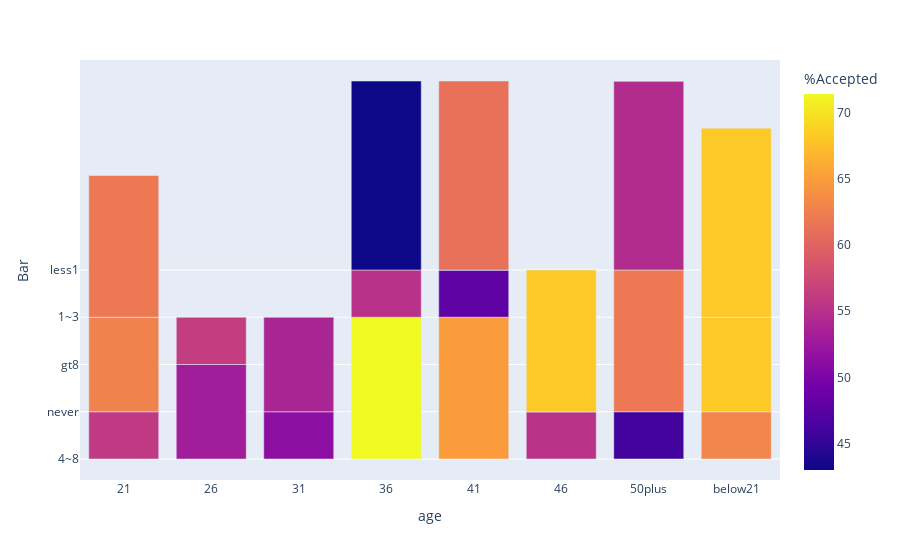

The notebook cell saved with this chart:
### Markdown cell above
4. Compare the acceptance rate between drivers who go to a bar more than once a month and are over the age of 25 to the all others.  Is there a difference?

### Code cell
def bivariate_analysis(col1,col2,c1,c2,no_row):
    a = list(data[col1].unique())
    b = list(data[col2].unique())
    df = pd.DataFrame([(i, j) for i in a for j in b], columns=[col1,col2])
    Total_Count=[]; Accepted=[]; Rejected=[]
    for i in range(df.shape[0]):
        Total_Count.append((data[(c1==df[col1][i]) & (c2==df[col2][i])]).shape[0])
        Accepted.append((data[(c1==df[col1][i]) & (c2==df[col2][i]) & (data.Y==1)]).shape[0])
        Rejected.append((data[(c1==df[col1][i]) & (c2==df[col2][i]) & (data.Y==0)]).shape[0])
    df['Total_Count'] = Total_Count
    df['Accepted'] = Accepted
    df['Rejected'] = Rejected
    df['%Accepted'] = round(df['Accepted']/df['Total_Count']*100,3)
    df['%Rejected'] = round(df['Rejected']/df['Total_Count']*100,3)
    df = df.dropna()
    df = df.sort_values(by='%Accepted', ascending=False)
    d = pd.concat([df.head(no_row), df.tail(no_row)], axis=0)
    return d

df = bivariate_analysis('Bar','age',data.Bar,data.age,13)
df.sort_values('age',inplace=True)
px.bar(df,y="Bar", x="age", color='%Accepted')
#df

### Figure 1 — Plotly figure (JSON) as saved in the notebook; plotly's stock layout.template omitted (floating-point values rounded to 4 significant figures)
{"data": [{"alignmentgroup": "True", "hovertemplate": "age=%{x}<br>Bar=%{y}<br>%Accepted=%{marker.color}<extra></extra>", "legendgroup": "", "marker": {"color": [63.64, 55.95, 62.73, 61.82, 69.71, 53.08, 56.29, 51.27, 53.85, 71.43, 55.14, 43, 64.85, 47.98, 61.36, 61.18, 55.25, 54.55, 68.18, 45.92, 61.89, 54.57, 52.81, 62.98, 68.18, 68.18], "coloraxis": "coloraxis", "pattern": {"shape": ""}}, "name": "", "offsetgroup": "", "orientation": "v", "showlegend": false, "textposition": "auto", "type": "bar", "x": ["21", "21", "21", "21", "26", "26", "26", "31", "31", "36", "36", "36", "41", "41", "41", "41", "46", "46", "46", "50plus", "50plus", "50plus", "50plus", "below21", "below21", "below21"], "xaxis": "x", "y": ["4~8", "never", "gt8", "1~3", "4~8", "gt8", "never", "never", "gt8", "1~3", "never", "less1", "1~3", "never", "4~8", "less1", "never", "4~8", "1~3", "never", "1~3", "less1", "4~8", "never", "gt8", "less1"], "yaxis": "y"}], "layout": {"barmode": "relative", "coloraxis": {"colorbar": {"title": {"text": "%Accepted"}}, "colorscale": [[0, "#0d0887"], [0.1111, "#46039f"], [0.2222, "#7201a8"], [0.3333, "#9c179e"], [0.4444, "#bd3786"], [0.5556, "#d8576b"], [0.6667, "#ed7953"], [0.7778, "#fb9f3a"], [0.8889, "#fdca26"], [1, "#f0f921"]]}, "legend": {"tracegroupgap": 0}, "margin": {"t": 60}, "xaxis": {"anchor": "y", "domain": [0, 1], "title": {"text": "age"}}, "yaxis": {"anchor": "x", "domain": [0, 1], "title": {"text": "Bar"}}}}
